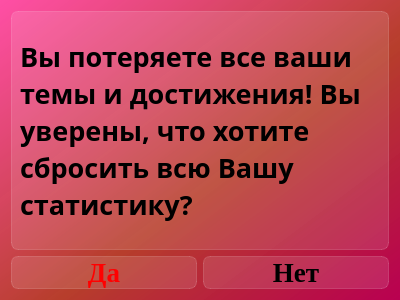
<?xml version="1.0" encoding="UTF-8"?>
<ui version="4.0">
 <class>Dialog_accept_restart_statistics</class>
 <widget class="QDialog" name="Dialog_accept_restart_statistics">
  <property name="geometry">
   <rect>
    <x>0</x>
    <y>0</y>
    <width>400</width>
    <height>300</height>
   </rect>
  </property>
  <property name="windowTitle">
   <string>Сброс статистики</string>
  </property>
  <property name="styleSheet">
   <string notr="true">background-color: qlineargradient(spread:pad, x1:1, y1:1, x2:0, y2:0, stop:0 rgba(185, 0, 81, 255), stop:0.427447 rgba(182, 61, 42, 235), stop:1 rgba(255, 79, 165, 255));
font-family: Liberation Serif;</string>
  </property>
  <layout class="QVBoxLayout" name="verticalLayout">
   <item>
    <widget class="QLabel" name="label_really_restart">
     <property name="styleSheet">
      <string notr="true">text-align: center;
font-weight: bold;
font-size: 20pt;
background-color: rgba(255, 255, 255, 30);
border: 1px solid rgba(255, 255, 255, 40);
border-radius: 7px;
font-family: Libration Serif;</string>
     </property>
     <property name="text">
      <string>Вы потеряете все ваши темы и достижения! Вы уверены, что хотите сбросить всю Вашу статистику?</string>
     </property>
     <property name="scaledContents">
      <bool>false</bool>
     </property>
     <property name="wordWrap">
      <bool>true</bool>
     </property>
    </widget>
   </item>
   <item>
    <layout class="QHBoxLayout" name="horizontalLayout">
     <item>
      <widget class="QPushButton" name="pushButton_yes">
       <property name="styleSheet">
        <string notr="true">QPushButton {
font-weight: bold;
font-size: 20pt;
text-align: center;
color: red;
background-color: rgba(255, 255, 255, 30);
border: 1px solid rgba(255, 255, 255, 40);
border-radius: 7px;
}

QPushButton:hover {
background-color: rgba(255, 255, 255, 40);
}
QPushButton:pressed {
background-color: rgba(255, 255, 255, 70);
}</string>
       </property>
       <property name="text">
        <string>Да</string>
       </property>
      </widget>
     </item>
     <item>
      <widget class="QPushButton" name="pushButton_no">
       <property name="styleSheet">
        <string notr="true">QPushButton {
font-weight: bold;
font-size: 20pt;
text-align: center;
background-color: rgba(255, 255, 255, 30);
border: 1px solid rgba(255, 255, 255, 40);
border-radius: 7px;
}

QPushButton:hover {
background-color: rgba(255, 255, 255, 40);
}
QPushButton:pressed {
background-color: rgba(255, 255, 255, 70);
}</string>
       </property>
       <property name="text">
        <string>Нет</string>
       </property>
      </widget>
     </item>
    </layout>
   </item>
  </layout>
 </widget>
 <resources/>
 <connections/>
</ui>
